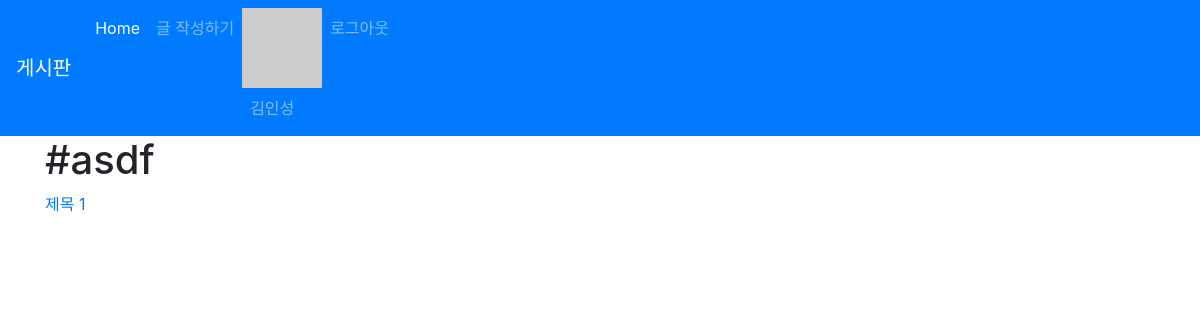
The page /hashtags/asdf (signed in) on the database its author committed.
### accounts/models.py (models this page shows)
class User(AbstractUser):
    followers = models.ManyToManyField(settings.AUTH_USER_MODEL, related_name='followings', blank=True)

### articles/models.py (models this page shows, shortened)
class HashTag(models.Model):
    content = models.TextField(unique=True)

class Article(models.Model):
    title = models.CharField(max_length=10)
    content = models.TextField()
    image = models.ImageField(blank=True)
    image_thumbnail = ImageSpecField(
        processors=[ResizeToFit(300, 300)],
        format='JPEG',
        options={'quality': 80}
    )
    created_at = models.DateTimeField(auto_now_add=True)
    updated_at = models.DateTimeField(auto_now=True)
    user = models.ForeignKey(
                            settings.AUTH_USER_MODEL,
                            on_delete=models.CASCADE
                            )
    like_users = models.ManyToManyField(
                            settings.AUTH_USER_MODEL,
                            related_name='like_articles',
                            blank=True
                            )
    hashtags = models.ManyToManyField(
                            HashTag,
                            blank = True,
                            related_name='articles'
                            )

### articles/views.py (the view)
# urls.py: path('hashtags/<str:tag>', views.hashtag, name='hashtage'),
def hashtag(request, tag):
    hashtag = get_object_or_404(HashTag, content=tag)
    context = {
        'hashtag' : hashtag
    }
    return render(request, 'articles/hashtag.html', context)

### articles/templatetags/gravatar.py (called while the page is built)
@register.filter
def makehash(email):
    return  'https://www.gravatar.com/avatar/' + hashlib.md5(email.strip().lower().encode('utf-8')).hexdigest()

### articles/templates/articles/hashtag.html
{% extends 'articles/base.html' %}
{% block body %}
    <h1> #{{ hashtag.content }} </h1>
    {% for article in hashtag.articles.all %}
    <a href="{% url 'articles:detail' article.pk %}">
        <p>{{ article.title }}</p>
    </a>
    {% endfor %}
{% endblock %}

### articles/templates/_navbar.html (shortened to what this page needs)
{% load gravatar %}
<nav class="navbar navbar-expand-lg navbar-dark bg-primary">
    <a class="navbar-brand" href="/articles/">게시판</a>
    <div class="collapse navbar-collapse" id="navbarNav">
      <ul class="navbar-nav">
        <li class="nav-item active">
          <a class="nav-link" href="/articles/">Home <span class="sr-only">(current)</span></a>
        </li>
        <li class="nav-item">
          <a class="nav-link" href="/articles/create/">글 작성하기</a>
        </li>
        {% if user.is_authenticated %}
        <li class="nav-item">
          <img src="{{ user.email|makehash }}" alt="">
          <a href="{% url 'accounts:profile' user.pk %}" class="nav-link">{{ user.username }}</a>
        </li>
        <li class="nav-item">
          <a class="nav-link" href="{% url 'accounts:logout'%}">로그아웃</a>
        </li>
        {% endif %}
      </ul>
    </div>
  </nav>

### rows shown on the page
User: username "김인성"
HashTag: content "asdf"
Article: title "제목 1"
